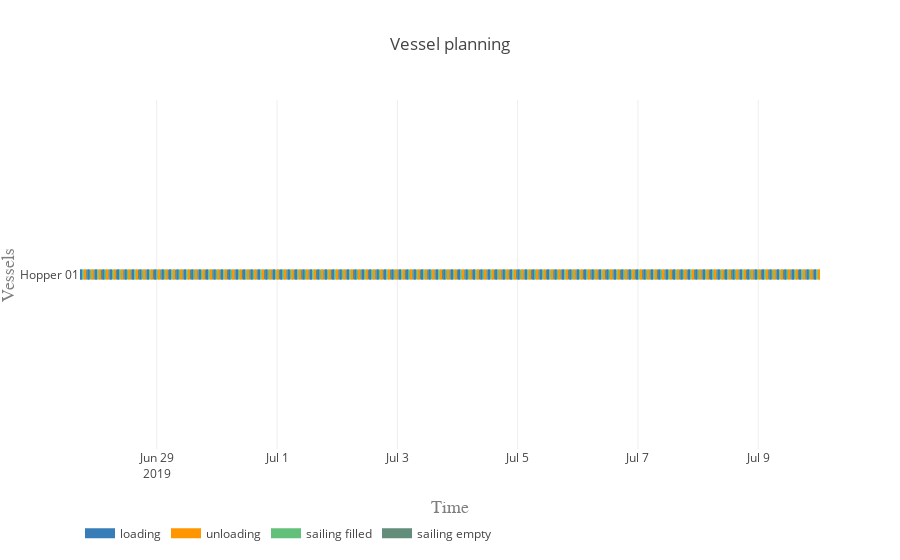

Source (notebook cell):
### Markdown cell above
#### Vessel planning

### Code cell
vessels = [hopper]

activity_labels = ['loading', 'unloading', 'sailing filled', 'sailing empty']
colors = {0:'rgb(55,126,184)', 1:'rgb(255,150,0)', 2:'rgb(98, 192, 122)', 3:'rgb(98, 141, 122)'}

plot.vessel_planning(vessels, activity_labels, colors)

### Figure 1 — Plotly figure (JSON) as saved in the notebook; plotly's stock layout.template omitted (floating-point values rounded to 4 significant figures; data arrays with more than 128 entries replaced by an {"elided": "..."} marker saying what was removed)
{"data": [{"connectgaps": false, "hoverinfo": "y+name", "line": {"color": "rgb(55,126,184)", "width": 10}, "mode": "lines", "name": "loading", "type": "scatter", "uid": "4d9b3531-7e32-4771-a385-8e8419e4a3ad", "x": {"elided": "1000 str values"}, "y": {"elided": "1000 str values"}}, {"connectgaps": false, "hoverinfo": "y+name", "line": {"color": "rgb(255,150,0)", "width": 10}, "mode": "lines", "name": "unloading", "type": "scatter", "uid": "fb7967ec-0bec-4e65-9f5a-e8cc535eb5be", "x": {"elided": "1000 str values"}, "y": {"elided": "1000 str values"}}, {"connectgaps": false, "hoverinfo": "y+name", "line": {"color": "rgb(98, 192, 122)", "width": 10}, "mode": "lines", "name": "sailing filled", "type": "scatter", "uid": "d91fb7ac-89bc-4e29-92ba-8ec797425718", "x": {"elided": "500 str values"}, "y": {"elided": "500 str values"}}, {"connectgaps": false, "hoverinfo": "y+name", "line": {"color": "rgb(98, 141, 122)", "width": 10}, "mode": "lines", "name": "sailing empty", "type": "scatter", "uid": "1bed174d-850f-4385-a7e5-4accd6d08430", "x": {"elided": "495 str values"}, "y": {"elided": "495 str values"}}], "layout": {"hovermode": "closest", "legend": {"orientation": "h", "x": 0, "y": -0.2}, "title": {"text": "Vessel planning"}, "xaxis": {"range": ["2019-06-27 17:23:16", "2019-07-10 00:37:38.511561"], "title": {"font": {"color": "#7f7f7f", "family": "Courier New, monospace", "size": 18}, "text": "Time"}}, "yaxis": {"title": {"font": {"color": "#7f7f7f", "family": "Courier New, monospace", "size": 18}, "text": "Vessels"}}}}
